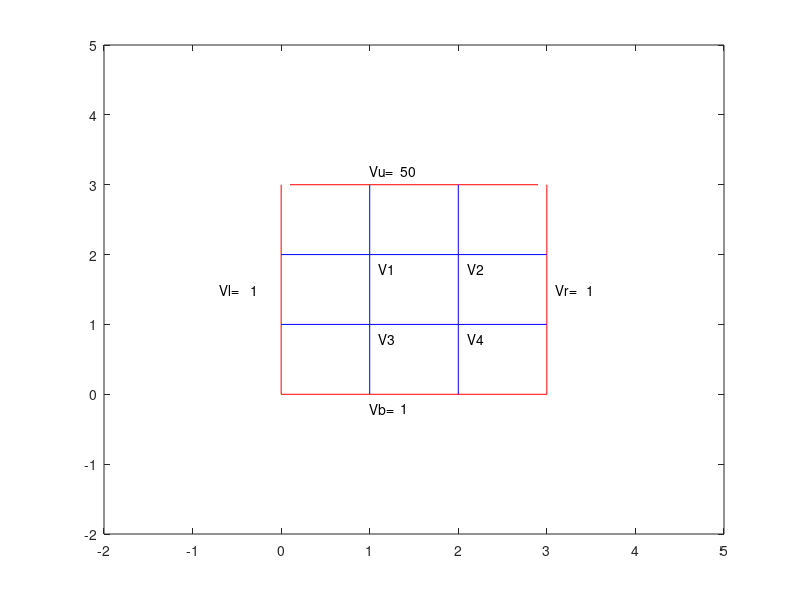

The MATLAB script that drew this image: (Note: this script raises an error after producing the figure.)
% FDM 
% solving the 2D Laplace's equation with Dirichlet-type boundary
% Requirements: 1. The geometry of the region (simplest case: square) 
%               2. The booundry condition
% Steps: 1. meshing the region
%        2. derive the coefficient matrix: A
%        3. derive the input vector: b
%        4. solving the linear equations: V=A^(-1)b
%--------------------------------------------------------------------
% Plot the region: 3x3 square region
clear
clc
% Boundary conditions
%_____________________________
Vu=50;
Vl=1;
Vb=Vl;
Vr=Vl;
%_____________________________
x=[0,1,2,3];
x_u=[0.1,1,2,2.9];
y=[0,1,2,3];
figure(1)
plot(x,zeros(1,4),'r') % plot y=0;
strb={'Vb=',Vb};
text([1,1.35],[-0.2,-0.2],strb)
hold on
plot(zeros(1,4),y,'r') % plot x=0;
strl={'Vl=',Vl};
text([-0.7,-0.35],[1.5,1.5],strl)
hold on
plot(x_u,3*ones(1,4),'r') % plot y=3;
stru={'Vu=',Vu};
text([1,1.35],[3.2,3.2],stru)
hold on
plot(3*ones(1,4),y,'r')% plot x=3;
strr={'Vr=',Vr};
text([3.1,3.45],[1.5,1.5],strr)
hold on
axis([-2 5 -2 5])
pause(2)
%%
% plot the meshing grid (3x3 meshing grids)
plot(x(2)*ones(1,4),y,'b') % plot x=1;
hold on
pause(2)
plot(x(3)*ones(1,4),y,'b') % plot x=2;
hold on
pause(2)
plot(x,y(2)*ones(1,4),'b') % plot y=1;
points34={'V3','V4'};
text([1.1,2.1],[0.8,0.8],points34)
hold on
pause(2)
plot(x,y(3)*ones(1,4),'b') % plot y=2;
points12={'V1','V2'};
text([1.1,2.1],[1.8,1.8],points12)
%%
% generating the coefficient matrix
  A=[4,-1,-1,0;-1,4,0,-1;-1,0,4,-1;0,-1,-1,4];
%%
% Derive the input vector
prompt='Enter the input vector:\nb=';
b=input(prompt)

%%
% Solving the linear equation

V=A\b;
xtext=[-0.5,-0.15,0.65,1,1.8,2.15,2.95,3.3];
ytext=[-1,-1,-1,-1,-1,-1,-1,-1];
str={'V1=',V(1),'V2=',V(1),'V3=',V(3),'V4=',V(4)};
text(xtext,ytext,str)
V




 
